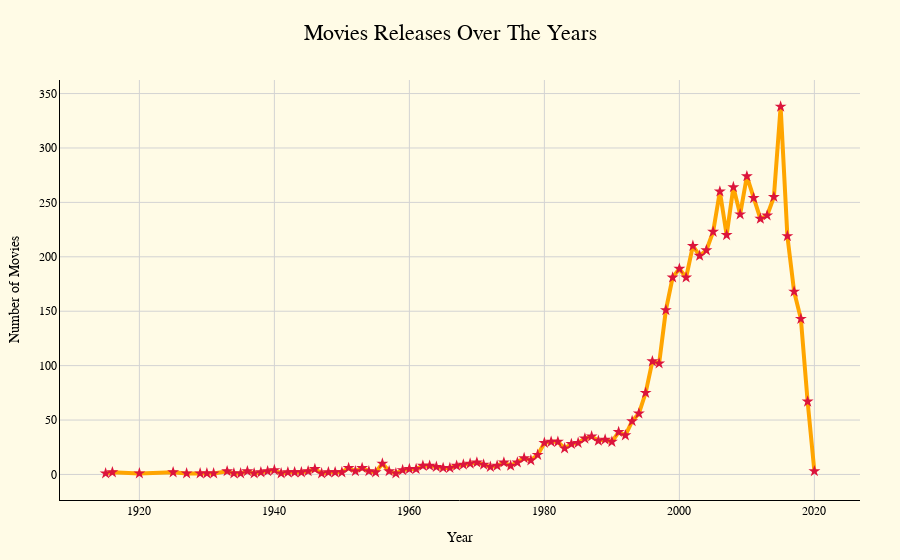

Source (notebook cell):
### Markdown cell above
### Movie Release Trends over the years

### Code cell
# Prepare year data and trend
# budget_df['release_year'] = pd.to_datetime(budget_df['release_date'], errors='coerce').dt.year
release_trend = budget_df.groupby('release_year').size().reset_index(name = 'movie_count')

# Decade summary
release_trend['decade'] = release_trend['release_year'].apply(
    lambda x: f"{(x//10)*10}–{(x//10)*10 + 9}"
)

decade_summary = (
    release_trend.groupby('decade')['movie_count']
    .sum()
    .reset_index()
    .assign(decade_start = lambda df: df['decade'].str.extract(r'(\d{4})').astype(int))
    .sort_values('decade_start')
    .drop(columns = 'decade_start')
)

print("Movie Releases per Decade:\n")
print(decade_summary.to_string(index = False))

# Plot yearly trend
fig = go.Figure()

fig.add_trace(go.Scatter(
    x = release_trend['release_year'],
    y = release_trend['movie_count'],
    mode = 'lines+markers',
    marker = dict(size = 9, color = 'crimson', symbol = 'star'),
    line = dict(color = 'orange', width = 4),
    name = 'Releases'
))

fig.update_layout(
    title = dict(
        text = "Movies Releases Over The Years",
        x = 0.5,
        xanchor = 'center',
        font = dict(size = 22, color = 'black', family = 'Comic Sans MS')
    ),

    xaxis = dict(
        title = 'Year',
        showgrid = True,
        gridcolor = 'lightgrey',
        linecolor = 'black',
        zeroline = False
    ),

    yaxis = dict(
        title = 'Number of Movies',
        showgrid = True,
        gridcolor = 'lightgrey',
        linecolor = 'black',
        zeroline = False
    ),

    plot_bgcolor = '#fffbe6', 
    paper_bgcolor = '#fffbe6',
    font = dict(color = 'black', family = 'Verdana'),
    hovermode = 'x unified',
    margin = dict(l = 60, r = 40, t = 80, b = 60)
)

fig.show()

### Figure 1 — Plotly figure (JSON) as saved in the notebook; plotly's stock layout.template omitted (floating-point values rounded to 4 significant figures)
{"data": [{"line": {"color": "orange", "width": 4}, "marker": {"color": "crimson", "size": 9, "symbol": "star"}, "mode": "lines+markers", "name": "Releases", "type": "scatter", "x": [1915, 1916, 1920, 1925, 1927, 1929, 1930, 1931, 1933, 1934, 1935, 1936, 1937, 1938, 1939, 1940, 1941, 1942, 1943, 1944, 1945, 1946, 1947, 1948, 1949, 1950, 1951, 1952, 1953, 1954, 1955, 1956, 1957, 1958, 1959, 1960, 1961, 1962, 1963, 1964, 1965, 1966, 1967, 1968, 1969, 1970, 1971, 1972, 1973, 1974, 1975, 1976, 1977, 1978, 1979, 1980, 1981, 1982, 1983, 1984, 1985, 1986, 1987, 1988, 1989, 1990, 1991, 1992, 1993, 1994, 1995, 1996, 1997, 1998, 1999, 2000, 2001, 2002, 2003, 2004, 2005, 2006, 2007, 2008, 2009, 2010, 2011, 2012, 2013, 2014, 2015, 2016, 2017, 2018, 2019, 2020], "y": [1, 2, 1, 2, 1, 1, 1, 1, 3, 1, 1, 3, 1, 2, 3, 4, 1, 2, 2, 2, 3, 5, 1, 2, 2, 2, 6, 3, 6, 3, 2, 10, 3, 1, 4, 5, 5, 8, 8, 7, 6, 6, 8, 9, 10, 11, 9, 7, 8, 11, 8, 11, 15, 13, 18, 29, 30, 30, 24, 28, 29, 33, 35, 31, 32, 30, 39, 36, 49, 56, 75, 104, 102, 151, 181, 189, 181, 210, 201, 206, 223, 260, 220, 264, 239, 274, 254, 235, 238, 255, 338, 219, 168, 143, 67, 3]}], "layout": {"font": {"color": "black", "family": "Verdana"}, "hovermode": "x unified", "margin": {"b": 60, "l": 60, "r": 40, "t": 80}, "paper_bgcolor": "#fffbe6", "plot_bgcolor": "#fffbe6", "title": {"font": {"color": "black", "family": "Comic Sans MS", "size": 22}, "text": "Movies Releases Over The Years", "x": 0.5, "xanchor": "center"}, "xaxis": {"gridcolor": "lightgrey", "linecolor": "black", "showgrid": true, "title": {"text": "Year"}, "zeroline": false}, "yaxis": {"gridcolor": "lightgrey", "linecolor": "black", "showgrid": true, "title": {"text": "Number of Movies"}, "zeroline": false}}}
